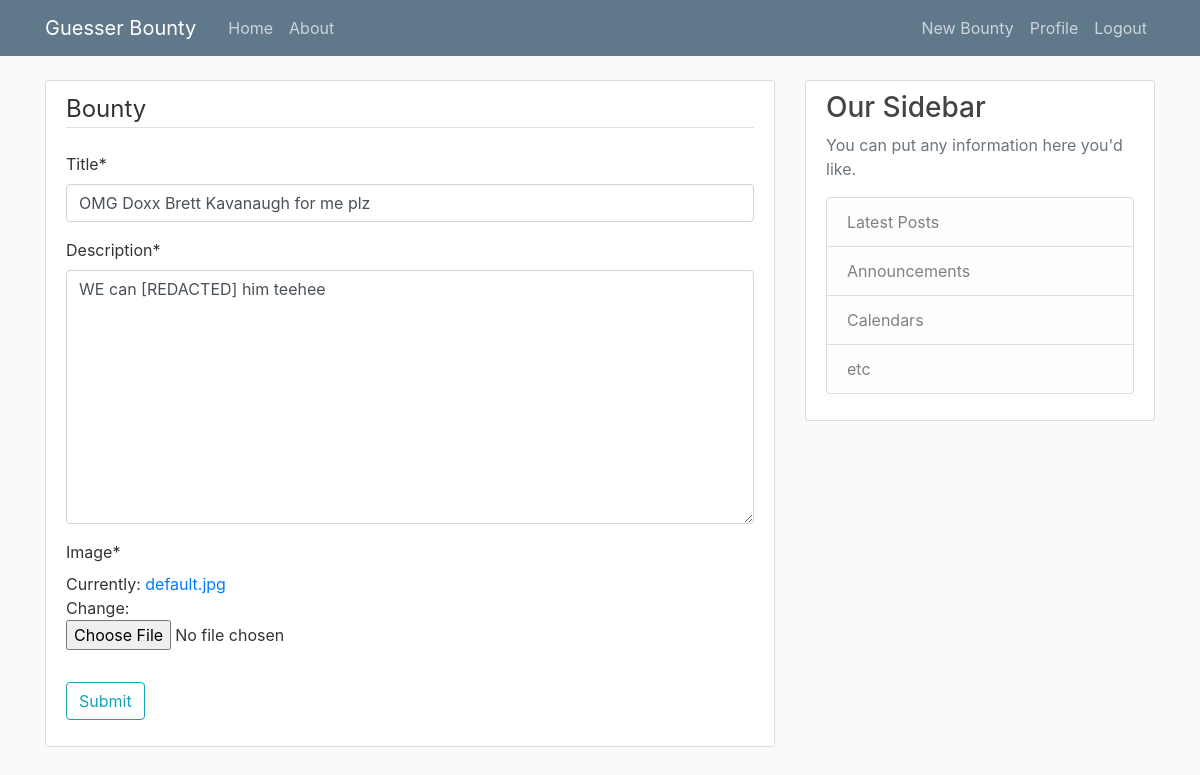
The app's page /bounty/2/update/ (signed in) with its own data.
### bounty/models.py (models this page shows, shortened)
class Bounty(models.Model):
    title = models.CharField(max_length=128)
    description = models.TextField()
    price = models.DecimalField(max_digits=20,decimal_places=10)
    num_accepted = models.IntegerField(default=0)
    num_submissions = models.IntegerField(default=0)
    date_posted = models.DateTimeField(default=timezone.now)
    is_completed = models.BooleanField(default=False)
    author = models.ForeignKey(User,on_delete=models.CASCADE)
    image = models.ImageField(default="default.jpg",upload_to="bounty_images")

### bounty/views.py (the view, shortened to what this page needs)
# urls.py: path("bounty/<int:pk>/update/", BountyUpdateView.as_view(),name="bounty-update"),
class BountyUpdateView(LoginRequiredMixin, UserPassesTestMixin, UpdateView):
    model = Bounty
    fields = ["title", "description", "image"]
    def test_func(self):
        bounty = self.get_object()
        if self.request.user == bounty.author:
            return True
        return False

### bounty/templates/bounty/bounty_form.html (shortened to what this page needs)
{% extends "bounty/base.html" %}
{% load crispy_forms_tags %}
{% block content %}
    <div class="content-section">
        <form method="POST">
            <fieldset class="form-group">
                <legend class="border-bottom mb-4">Bounty</legend>
                {{ form|crispy }}
            </fieldset>
            <div class ="form-group">
                <button class="btn btn-outline-info" type="submit">Submit</button>
            </div>
        </form>
    </div>
{% endblock content %}

### blog/static/blog/main.css (style rules this page uses)
body { background: #fafafa; color: #333333; margin-top: 5rem; }
.content-section { background: #ffffff; padding: 10px 20px; border: 1px solid #dddddd; border-radius: 3px; margin-bottom: 20px; }

### records on screen
Bounty: title "OMG Doxx Brett Kavanaugh for me plz", description "WE can [REDACTED] him teehee"
